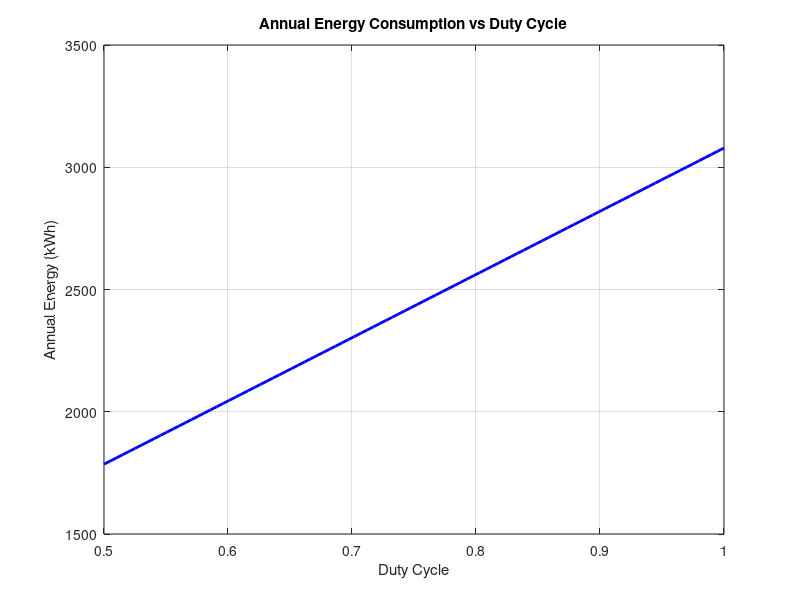

Write the MATLAB code that produced this figure.
duty_cycle = linspace(0.5, 1, 100);
power_kw = 2.932;
daily_minutes = 300;
energy_daily = (power_kw / 60) * (47.96 + duty_cycle * (daily_minutes - 47.96));
energy_annual = energy_daily * 210;

figure;
plot(duty_cycle, energy_annual, 'b', 'LineWidth', 2);
xlabel('Duty Cycle');
ylabel('Annual Energy (kWh)');
title('Annual Energy Consumption vs Duty Cycle');
grid on;
